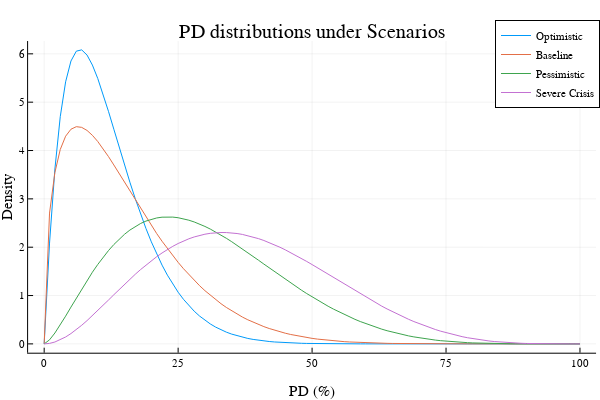

Notebook source saved alongside this figure:
### Markdown cell above
### Distribution of PD

### Code cell
# Market scenarios
scenarios = [
    ("Optimistic",    2.0, 15.0),  # Mean ≈ 7%
    ("Baseline",      1.5, 8.5),   # Mean ≈ 15%
    ("Pessimistic",   2.5, 6.0),   # Mean ≈ 29%
    ("Severe Crisis", 3.0, 5.0)    # Mean ≈ 38%
]

pd_range = 0:0.01:1

plot()
for (name, a, b) in scenarios
    pd_dist = pdf.(Beta(a, b), pd_range)
    plot!(pd_range .* 100, pd_dist,
        label=name,
        xlabel="PD (%)", ylabel="Density",
        title="PD distributions under Scenarios")
end
display(plot!())

### Figure 1 — Plotly figure (JSON) as saved in the notebook; plotly's stock layout.template omitted (floating-point values rounded to 4 significant figures)
{"data": [{"colorbar": {"len": 0.8657, "title": "", "x": 0.9934, "y": 0.5087}, "legendgroup": "Optimistic", "line": {"color": "rgba(0, 154, 250, 1.000)", "dash": "solid", "shape": "linear", "width": 1}, "mode": "lines", "name": "Optimistic", "showlegend": true, "type": "scatter", "x": [0, 1, 2, 3, 4, 5, 6, 7, 8, 9, 10, 11, 12, 13, 14, 15, 16, 17, 18, 19, 20, 21, 22, 23, 24, 25, 26, 27, 28, 29, 30, 31, 32, 33, 34, 35, 36, 37, 38, 39, 40, 41, 42, 43, 44, 45, 46, 47, 48, 49, 50, 51, 52, 53, 54, 55, 56, 57, 58, 59, 60, 61, 62, 63, 64, 65, 66, 67, 68, 69, 70, 71, 72, 73, 74, 75, 76, 77, 78, 79, 80, 81, 82, 83, 84, 85, 86, 87, 88, 89, 90, 91, 92, 93, 94, 95, 96, 97, 98, 99, 100], "xaxis": "x", "y": [0, 2.085, 3.617, 4.7, 5.421, 5.852, 6.056, 6.082, 5.975, 5.768, 5.49, 5.165, 4.81, 4.44, 4.067, 3.7, 3.344, 3.004, 2.685, 2.386, 2.111, 1.859, 1.629, 1.422, 1.235, 1.069, 0.9214, 0.7909, 0.6761, 0.5757, 0.4883, 0.4125, 0.3471, 0.2909, 0.2428, 0.2019, 0.1671, 0.1378, 0.1131, 0.09245, 0.07523, 0.06094, 0.04914, 0.03944, 0.0315, 0.02503, 0.01979, 0.01557, 0.01218, 0.009471, 0.007324, 0.00563, 0.004301, 0.003265, 0.002462, 0.001843, 0.00137, 0.001011, 0.0007398, 0.0005371, 0.0003865, 0.0002757, 0.0001948, 0.0001363, 9.432e-05, 6.458e-05, 4.37e-05, 2.921e-05, 1.927e-05, 1.253e-05, 8.035e-06, 5.07e-06, 3.146e-06, 1.917e-06, 1.146e-06, 6.706e-07, 3.837e-07, 2.142e-07, 1.165e-07, 6.15e-08, 3.146e-08, 1.553e-08, 7.376e-09, 3.354e-09, 1.453e-09, 5.955e-10, 2.294e-10, 8.221e-11, 2.712e-11, 8.111e-12, 2.16e-12, 4.996e-13, 9.711e-14, 1.514e-14, 1.768e-15, 1.392e-16, 6.185e-18, 1.113e-19, 3.854e-22, 2.376e-26, 0], "yaxis": "y"}, {"colorbar": {"len": 0.8657, "title": "", "x": 0.9934, "y": 0.5087}, "legendgroup": "Baseline", "line": {"color": "rgba(227, 111, 71, 1.000)", "dash": "solid", "shape": "linear", "width": 1}, "mode": "lines", "name": "Baseline", "showlegend": true, "type": "scatter", "x": [0, 1, 2, 3, 4, 5, 6, 7, 8, 9, 10, 11, 12, 13, 14, 15, 16, 17, 18, 19, 20, 21, 22, 23, 24, 25, 26, 27, 28, 29, 30, 31, 32, 33, 34, 35, 36, 37, 38, 39, 40, 41, 42, 43, 44, 45, 46, 47, 48, 49, 50, 51, 52, 53, 54, 55, 56, 57, 58, 59, 60, 61, 62, 63, 64, 65, 66, 67, 68, 69, 70, 71, 72, 73, 74, 75, 76, 77, 78, 79, 80, 81, 82, 83, 84, 85, 86, 87, 88, 89, 90, 91, 92, 93, 94, 95, 96, 97, 98, 99, 100], "xaxis": "x", "y": [0, 2.706, 3.546, 4.021, 4.296, 4.441, 4.493, 4.479, 4.415, 4.315, 4.186, 4.038, 3.875, 3.702, 3.522, 3.34, 3.156, 2.974, 2.794, 2.618, 2.447, 2.282, 2.123, 1.97, 1.825, 1.686, 1.555, 1.431, 1.314, 1.204, 1.101, 1.005, 0.915, 0.8315, 0.754, 0.6822, 0.6159, 0.5549, 0.4987, 0.4472, 0.4001, 0.3571, 0.3179, 0.2824, 0.2501, 0.221, 0.1947, 0.1711, 0.1499, 0.1309, 0.114, 0.09892, 0.08557, 0.07377, 0.06337, 0.05424, 0.04624, 0.03926, 0.0332, 0.02795, 0.02342, 0.01953, 0.0162, 0.01337, 0.01097, 0.008953, 0.007259, 0.005847, 0.004676, 0.003712, 0.002924, 0.002284, 0.001768, 0.001355, 0.001028, 0.0007711, 0.0005715, 0.000418, 0.0003015, 0.000214, 0.0001494, 0.0001023, 6.862e-05, 4.497e-05, 2.871e-05, 1.78e-05, 1.067e-05, 6.157e-06, 3.397e-06, 1.779e-06, 8.753e-07, 3.994e-07, 1.66e-07, 6.131e-08, 1.94e-08, 4.968e-09, 9.367e-10, 1.088e-10, 5.228e-12, 2.903e-14, 0], "yaxis": "y"}, {"colorbar": {"len": 0.8657, "title": "", "x": 0.9934, "y": 0.5087}, "legendgroup": "Pessimistic", "line": {"color": "rgba(62, 164, 78, 1.000)", "dash": "solid", "shape": "linear", "width": 1}, "mode": "lines", "name": "Pessimistic", "showlegend": true, "type": "scatter", "x": [0, 1, 2, 3, 4, 5, 6, 7, 8, 9, 10, 11, 12, 13, 14, 15, 16, 17, 18, 19, 20, 21, 22, 23, 24, 25, 26, 27, 28, 29, 30, 31, 32, 33, 34, 35, 36, 37, 38, 39, 40, 41, 42, 43, 44, 45, 46, 47, 48, 49, 50, 51, 52, 53, 54, 55, 56, 57, 58, 59, 60, 61, 62, 63, 64, 65, 66, 67, 68, 69, 70, 71, 72, 73, 74, 75, 76, 77, 78, 79, 80, 81, 82, 83, 84, 85, 86, 87, 88, 89, 90, 91, 92, 93, 94, 95, 96, 97, 98, 99, 100], "xaxis": "x", "y": [0, 0.08367, 0.2249, 0.3926, 0.5739, 0.7611, 0.9489, 1.134, 1.312, 1.482, 1.643, 1.792, 1.93, 2.055, 2.168, 2.268, 2.355, 2.429, 2.491, 2.541, 2.579, 2.605, 2.621, 2.627, 2.623, 2.61, 2.588, 2.559, 2.522, 2.479, 2.43, 2.375, 2.316, 2.252, 2.184, 2.114, 2.04, 1.965, 1.888, 1.81, 1.731, 1.651, 1.572, 1.493, 1.414, 1.337, 1.26, 1.186, 1.112, 1.041, 0.972, 0.9051, 0.8406, 0.7785, 0.719, 0.6622, 0.608, 0.5566, 0.5079, 0.4619, 0.4187, 0.3782, 0.3403, 0.3051, 0.2724, 0.2422, 0.2143, 0.1888, 0.1655, 0.1444, 0.1252, 0.108, 0.09251, 0.07874, 0.06654, 0.0558, 0.04641, 0.03826, 0.03123, 0.02523, 0.02014, 0.01588, 0.01234, 0.009446, 0.007102, 0.005236, 0.003774, 0.002651, 0.001807, 0.00119, 0.0007512, 0.000451, 0.0002544, 0.0001326, 6.235e-05, 2.546e-05, 8.474e-06, 2.042e-06, 2.731e-07, 8.666e-09, 0], "yaxis": "y"}, {"colorbar": {"len": 0.8657, "title": "", "x": 0.9934, "y": 0.5087}, "legendgroup": "Severe Crisis", "line": {"color": "rgba(195, 113, 210, 1.000)", "dash": "solid", "shape": "linear", "width": 1}, "mode": "lines", "name": "Severe Crisis", "showlegend": true, "type": "scatter", "x": [0, 1, 2, 3, 4, 5, 6, 7, 8, 9, 10, 11, 12, 13, 14, 15, 16, 17, 18, 19, 20, 21, 22, 23, 24, 25, 26, 27, 28, 29, 30, 31, 32, 33, 34, 35, 36, 37, 38, 39, 40, 41, 42, 43, 44, 45, 46, 47, 48, 49, 50, 51, 52, 53, 54, 55, 56, 57, 58, 59, 60, 61, 62, 63, 64, 65, 66, 67, 68, 69, 70, 71, 72, 73, 74, 75, 76, 77, 78, 79, 80, 81, 82, 83, 84, 85, 86, 87, 88, 89, 90, 91, 92, 93, 94, 95, 96, 97, 98, 99, 100], "xaxis": "x", "y": [0, 0.01009, 0.03874, 0.08366, 0.1427, 0.2138, 0.2951, 0.3849, 0.4814, 0.5832, 0.6889, 0.7971, 0.9067, 1.017, 1.126, 1.233, 1.338, 1.44, 1.538, 1.632, 1.72, 1.804, 1.881, 1.953, 2.018, 2.076, 2.128, 2.174, 2.212, 2.244, 2.269, 2.287, 2.299, 2.304, 2.303, 2.296, 2.283, 2.264, 2.24, 2.211, 2.177, 2.139, 2.096, 2.049, 1.999, 1.946, 1.889, 1.83, 1.769, 1.706, 1.641, 1.574, 1.507, 1.439, 1.371, 1.302, 1.234, 1.166, 1.099, 1.033, 0.9677, 0.9039, 0.8416, 0.781, 0.7224, 0.6657, 0.6112, 0.559, 0.5091, 0.4617, 0.4167, 0.3744, 0.3346, 0.2974, 0.2628, 0.2307, 0.2012, 0.1742, 0.1496, 0.1274, 0.1075, 0.08978, 0.07412, 0.06041, 0.04855, 0.03841, 0.02983, 0.0227, 0.01686, 0.01218, 0.008505, 0.005705, 0.00364, 0.00218, 0.001202, 0.0005923, 0.0002477, 8.002e-05, 1.613e-05, 1.029e-06, 0], "yaxis": "y"}], "layout": {"annotations": [{"font": {"color": "rgba(0, 0, 0, 1.000)", "family": "sans-serif", "size": 20}, "rotation": 0, "showarrow": false, "text": "PD distributions under Scenarios", "x": 0.5201, "xanchor": "center", "xref": "paper", "y": 1, "yanchor": "top", "yref": "paper"}], "height": 400, "legend": {"bgcolor": "rgba(255, 255, 255, 1.000)", "bordercolor": "rgba(0, 0, 0, 1.000)", "borderwidth": 1, "font": {"color": "rgba(0, 0, 0, 1.000)", "family": "sans-serif", "size": 11}, "title": {"font": {"color": "rgba(0, 0, 0, 1.000)", "family": "sans-serif", "size": 15}, "text": ""}, "tracegroupgap": 0, "traceorder": "normal", "x": 1, "xanchor": "auto", "y": 1, "yanchor": "auto"}, "margin": {"b": 20, "l": 0, "r": 0, "t": 20}, "paper_bgcolor": "rgba(255, 255, 255, 1.000)", "plot_bgcolor": "rgba(255, 255, 255, 1.000)", "showlegend": true, "width": 600, "xaxis": {"anchor": "y", "domain": [0.04684, 0.9934], "gridcolor": "rgba(0, 0, 0, 0.100)", "gridwidth": 0.5, "linecolor": "rgba(0, 0, 0, 1.000)", "mirror": false, "range": [-3, 103], "showgrid": true, "showline": true, "showticklabels": true, "tickangle": 0, "tickcolor": "rgb(0, 0, 0)", "tickfont": {"color": "rgba(0, 0, 0, 1.000)", "family": "sans-serif", "size": 11}, "tickmode": "array", "ticks": "inside", "ticktext": ["0", "25", "50", "75", "100"], "tickvals": [0, 25, 50, 75, 100], "title": "PD (%)", "titlefont": {"color": "rgba(0, 0, 0, 1.000)", "family": "sans-serif", "size": 15}, "type": "-", "visible": true, "zeroline": false, "zerolinecolor": "rgba(0, 0, 0, 1.000)"}, "yaxis": {"anchor": "x", "domain": [0.07581, 0.9415], "gridcolor": "rgba(0, 0, 0, 0.100)", "gridwidth": 0.5, "linecolor": "rgba(0, 0, 0, 1.000)", "mirror": false, "range": [-0.1825, 6.265], "showgrid": true, "showline": true, "showticklabels": true, "tickangle": 0, "tickcolor": "rgb(0, 0, 0)", "tickfont": {"color": "rgba(0, 0, 0, 1.000)", "family": "sans-serif", "size": 11}, "tickmode": "array", "ticks": "inside", "ticktext": ["0", "1", "2", "3", "4", "5", "6"], "tickvals": [0, 1, 2, 3, 4, 5, 6], "title": "Density", "titlefont": {"color": "rgba(0, 0, 0, 1.000)", "family": "sans-serif", "size": 15}, "type": "-", "visible": true, "zeroline": false, "zerolinecolor": "rgba(0, 0, 0, 1.000)"}}}
